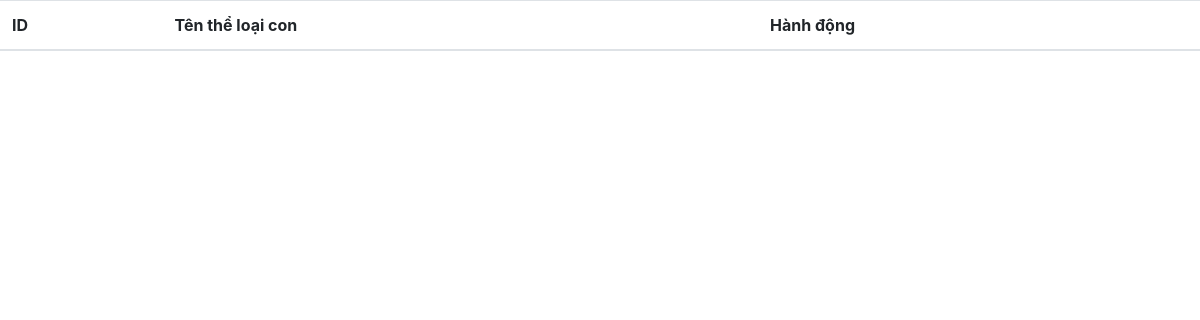
The app's page /Admin/chucnang/theloai/xemtlc.php?id=2, older data.
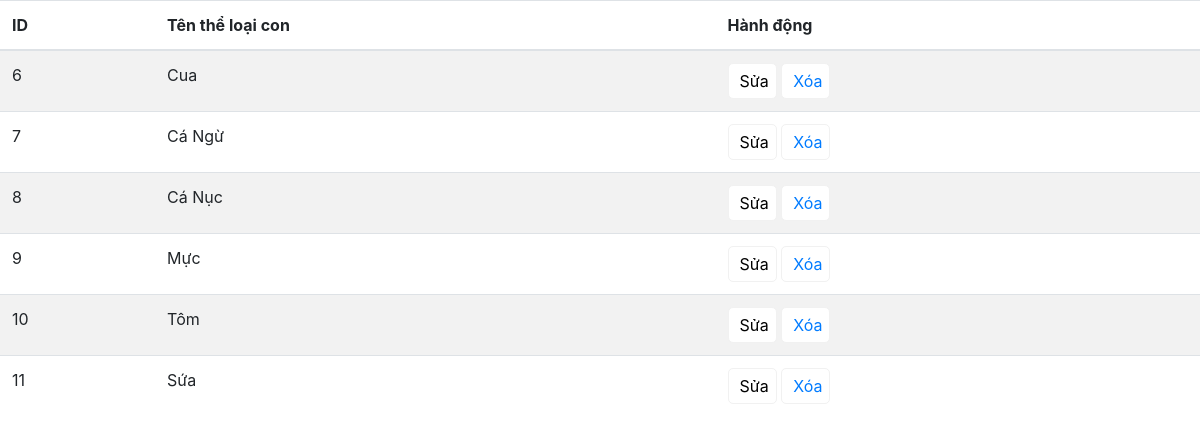
The same page, newer data.
### tables this page shows
CREATE TABLE IF NOT EXISTS `chitiettheloai` (
  `maTLC` int(11) NOT NULL AUTO_INCREMENT,
  `maTL` int(11) NOT NULL,
  `tenTLC` varchar(30) NOT NULL,
  PRIMARY KEY (`maTLC`),
  KEY `maTL` (`maTL`)
);

### Admin/chucnang/theloai/xemtlc.php (the view, shortened to what this page needs)
<!DOCTYPE html>
<html lang="en">
<head>
	<link rel="stylesheet" href="https://stackpath.bootstrapcdn.com/bootstrap/4.1.1/css/bootstrap.min.css">
</head>
<body>
	<table class="table table-striped" id="theloaiccon">
   <thead>
      <tr>
         <th>ID</th>
         <th>Tên thể loại con</th>
         <th>Hành động</th>
      </tr>
   </thead>
  <?php
  include('../connect.php');
	 $xuattlc = $conn->prepare("select * from chitiettheloai where maTL='".$_GET['id']."'");
   $xuattlc->execute();
	 while($rs = $xuattlc->fetch(PDO::FETCH_ASSOC)){
		echo "<tr>";
      		echo "<td>".$rs["maTLC"]."</td>";
          echo "<td id='".$rs["maTLC"]."'>".$rs["tenTLC"]."</td>";
  ?>
      	<td>
	         <button onclick="sua('<?php echo $rs['maTLC'];?>')"><i class="fa fa-edit mr-1"></i>Sửa</button>
	         <button><a class="xoa" href="xoatlc.php?maTLC=<?php echo $rs['maTLC'];?>"onclick="return confirm('Ban co chac chan khong?');" target="_parent"><i class="fa fa-trash mr-1"></i>Xóa</a></button>
         </td>
         <?php
      	echo "</tr>";
	}?>
</table>
</body>
</html>

### Admin/chucnang/theloai/xemtlc.php (style rules this page uses)
#theloaiccon td button,#theloaichinh .xoa { border: 1px solid #f1f1f1; background: #fff; padding: 5px 7px; border-radius: 5px; cursor: pointer; transition: 0.5s }

Row changes from the older to the newer data that the page shows:
added chitiettheloai: maTLC "6", tenTLC "Cua"
added chitiettheloai: maTLC "7", tenTLC "Cá Ngừ"
added chitiettheloai: maTLC "8", tenTLC "Cá Nục"
added chitiettheloai: maTLC "9", tenTLC "Mực"
added chitiettheloai: maTLC "10", tenTLC "Tôm"
added chitiettheloai: maTLC "11", tenTLC "Sứa"
